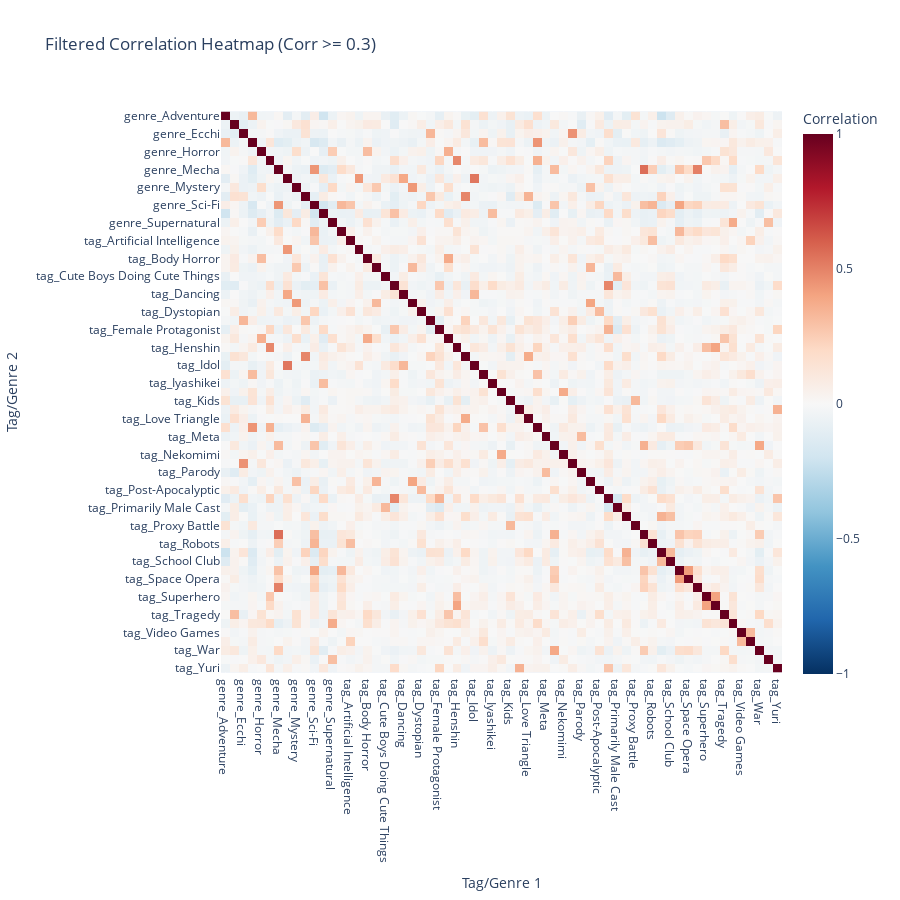

This figure's notebook cell:
### Code cell
import pandas as pd
import numpy as np
import plotly.express as px

# 1. 데이터 로드
file_path = 'anilist_top10000_eda.csv'
df = pd.read_csv(file_path)

# 2. 분석 대상 컬럼 선택 (genre_ 및 tag_ 만)
target_cols = [col for col in df.columns 
               if (col.startswith('genre_') or col.startswith('tag_')) 
               and col not in ['tag_list', 'studios_list']]
subset_df = df[target_cols]

# 3. 전체 상관계수 계산
corr_matrix = subset_df.corr()

# -------------------------------------------------------
# [핵심 로직] 0.3 이상인 관계가 하나라도 있는 컬럼만 남기기
# -------------------------------------------------------

# (1) 대각선(자기 자신과의 관계, 항상 1.0)은 필터링 기준에서 제외하기 위해 0으로 변경
#     (복사본을 만들어 처리하여 원본 corr_matrix는 유지)
temp_corr = corr_matrix.copy()
np.fill_diagonal(temp_corr.values, 0)

# (2) 각 컬럼별로 "다른 컬럼과의 최대 상관계수"가 0.3 이상인지 확인
#     (절대값을 사용하지 않으면 양의 상관관계만 봅니다. 여기서는 0.3 이상인 '양의 관계'만 봅니다)
threshold = 0.3
relevant_cols = temp_corr.columns[(temp_corr >= threshold).any()]

# (3) 필터링된 컬럼들로만 다시 상관행렬 구성
filtered_corr_matrix = corr_matrix.loc[relevant_cols, relevant_cols]

print(f"전체 {len(corr_matrix)}개 컬럼 중, 0.3 이상의 관계가 있는 {len(filtered_corr_matrix)}개 컬럼만 남았습니다.")

# 4. Plotly로 인터랙티브 히트맵 그리기
if len(filtered_corr_matrix) > 0:
    fig = px.imshow(
        filtered_corr_matrix,
        labels=dict(x="Tag/Genre 1", y="Tag/Genre 2", color="Correlation"),
        x=filtered_corr_matrix.columns,
        y=filtered_corr_matrix.columns,
        color_continuous_scale='RdBu_r', # 빨강~파랑
        zmin=-1, 
        zmax=1,
        title=f"Filtered Correlation Heatmap (Corr >= {threshold})"
    )

    fig.update_layout(
        width=900,  
        height=900, # 컬럼이 줄어들었으므로 크기를 조금 조정해도 됩니다
        autosize=False
    )

    fig.show()
else:
    print("조건(0.3 이상)을 만족하는 상관관계가 하나도 없습니다.")

### Figure 1 — Plotly figure (JSON) as saved in the notebook; plotly's stock layout.template omitted (floating-point values rounded to 4 significant figures; data arrays with more than 128 entries replaced by an {"elided": "..."} marker saying what was removed)
{"data": [{"coloraxis": "coloraxis", "hovertemplate": "Tag/Genre 1: %{x}<br>Tag/Genre 2: %{y}<br>Correlation: %{z}<extra></extra>", "name": "0", "type": "heatmap", "x": ["genre_Adventure", "genre_Drama", "genre_Ecchi", "genre_Fantasy", "genre_Horror", "genre_Mahou Shoujo", "genre_Mecha", "genre_Music", "genre_Mystery", "genre_Romance", "genre_Sci-Fi", "genre_Slice of Life", "genre_Supernatural", "tag_Aliens", "tag_Artificial Intelligence", "tag_Band", "tag_Body Horror", "tag_Crime", "tag_Cute Boys Doing Cute Things", "tag_Cute Girls Doing Cute Things", "tag_Dancing", "tag_Detective", "tag_Dystopian", "tag_Female Harem", "tag_Female Protagonist", "tag_Gore", "tag_Henshin", "tag_Heterosexual", "tag_Idol", "tag_Isekai", "tag_Iyashikei", "tag_Kemonomimi", "tag_Kids", "tag_LGBTQ+ Themes", "tag_Love Triangle", "tag_Magic", "tag_Meta", "tag_Military", "tag_Nekomimi", "tag_Nudity", "tag_Parody", "tag_Police", "tag_Post-Apocalyptic", "tag_Primarily Female Cast", "tag_Primarily Male Cast", "tag_Primarily Teen Cast", "tag_Proxy Battle", "tag_Real Robot", "tag_Robots", "tag_School", "tag_School Club", "tag_Space", "tag_Space Opera", "tag_Super Robot", "tag_Superhero", "tag_Tokusatsu", "tag_Tragedy", "tag_Urban Fantasy", "tag_Video Games", "tag_Virtual World", "tag_War", "tag_Youkai", "tag_Yuri"], "xaxis": "x", "y": ["genre_Adventure", "genre_Drama", "genre_Ecchi", "genre_Fantasy", "genre_Horror", "genre_Mahou Shoujo", "genre_Mecha", "genre_Music", "genre_Mystery", "genre_Romance", "genre_Sci-Fi", "genre_Slice of Life", "genre_Supernatural", "tag_Aliens", "tag_Artificial Intelligence", "tag_Band", "tag_Body Horror", "tag_Crime", "tag_Cute Boys Doing Cute Things", "tag_Cute Girls Doing Cute Things", "tag_Dancing", "tag_Detective", "tag_Dystopian", "tag_Female Harem", "tag_Female Protagonist", "tag_Gore", "tag_Henshin", "tag_Heterosexual", "tag_Idol", "tag_Isekai", "tag_Iyashikei", "tag_Kemonomimi", "tag_Kids", "tag_LGBTQ+ Themes", "tag_Love Triangle", "tag_Magic", "tag_Meta", "tag_Military", "tag_Nekomimi", "tag_Nudity", "tag_Parody", "tag_Police", "tag_Post-Apocalyptic", "tag_Primarily Female Cast", "tag_Primarily Male Cast", "tag_Primarily Teen Cast", "tag_Proxy Battle", "tag_Real Robot", "tag_Robots", "tag_School", "tag_School Club", "tag_Space", "tag_Space Opera", "tag_Super Robot", "tag_Superhero", "tag_Tokusatsu", "tag_Tragedy", "tag_Urban Fantasy", "tag_Video Games", "tag_Virtual World", "tag_War", "tag_Youkai", "tag_Yuri"], "yaxis": "y", "z": {"elided": "63x63 float values"}}], "layout": {"autosize": false, "coloraxis": {"cmax": 1, "cmin": -1, "colorbar": {"title": {"text": "Correlation"}}, "colorscale": [[0, "rgb(5,48,97)"], [0.1, "rgb(33,102,172)"], [0.2, "rgb(67,147,195)"], [0.3, "rgb(146,197,222)"], [0.4, "rgb(209,229,240)"], [0.5, "rgb(247,247,247)"], [0.6, "rgb(253,219,199)"], [0.7, "rgb(244,165,130)"], [0.8, "rgb(214,96,77)"], [0.9, "rgb(178,24,43)"], [1, "rgb(103,0,31)"]]}, "height": 900, "title": {"text": "Filtered Correlation Heatmap (Corr >= 0.3)"}, "width": 900, "xaxis": {"anchor": "y", "constrain": "domain", "domain": [0, 1], "scaleanchor": "y", "title": {"text": "Tag/Genre 1"}}, "yaxis": {"anchor": "x", "autorange": "reversed", "constrain": "domain", "domain": [0, 1], "title": {"text": "Tag/Genre 2"}}}}
